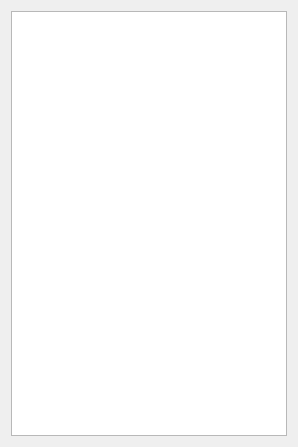
<?xml version="1.0" encoding="UTF-8"?>
<ui version="4.0">
 <class>Dialog</class>
 <widget class="QDialog" name="Dialog">
  <property name="geometry">
   <rect>
    <x>0</x>
    <y>0</y>
    <width>298</width>
    <height>447</height>
   </rect>
  </property>
  <property name="font">
   <font>
    <family>Consolas</family>
   </font>
  </property>
  <property name="windowTitle">
   <string notr="true">TEXTBOX</string>
  </property>
  <property name="accessibleName">
   <string notr="true"/>
  </property>
  <property name="accessibleDescription">
   <string notr="true"/>
  </property>
  <layout class="QGridLayout" name="gridLayout">
   <item row="0" column="0">
    <widget class="QPlainTextEdit" name="text">
     <property name="font">
      <font>
       <family>Consolas</family>
       <pointsize>12</pointsize>
      </font>
     </property>
     <property name="accessibleName">
      <string notr="true"/>
     </property>
     <property name="accessibleDescription">
      <string notr="true"/>
     </property>
     <property name="documentTitle">
      <string notr="true"/>
     </property>
    </widget>
   </item>
  </layout>
 </widget>
 <resources/>
 <connections/>
</ui>
